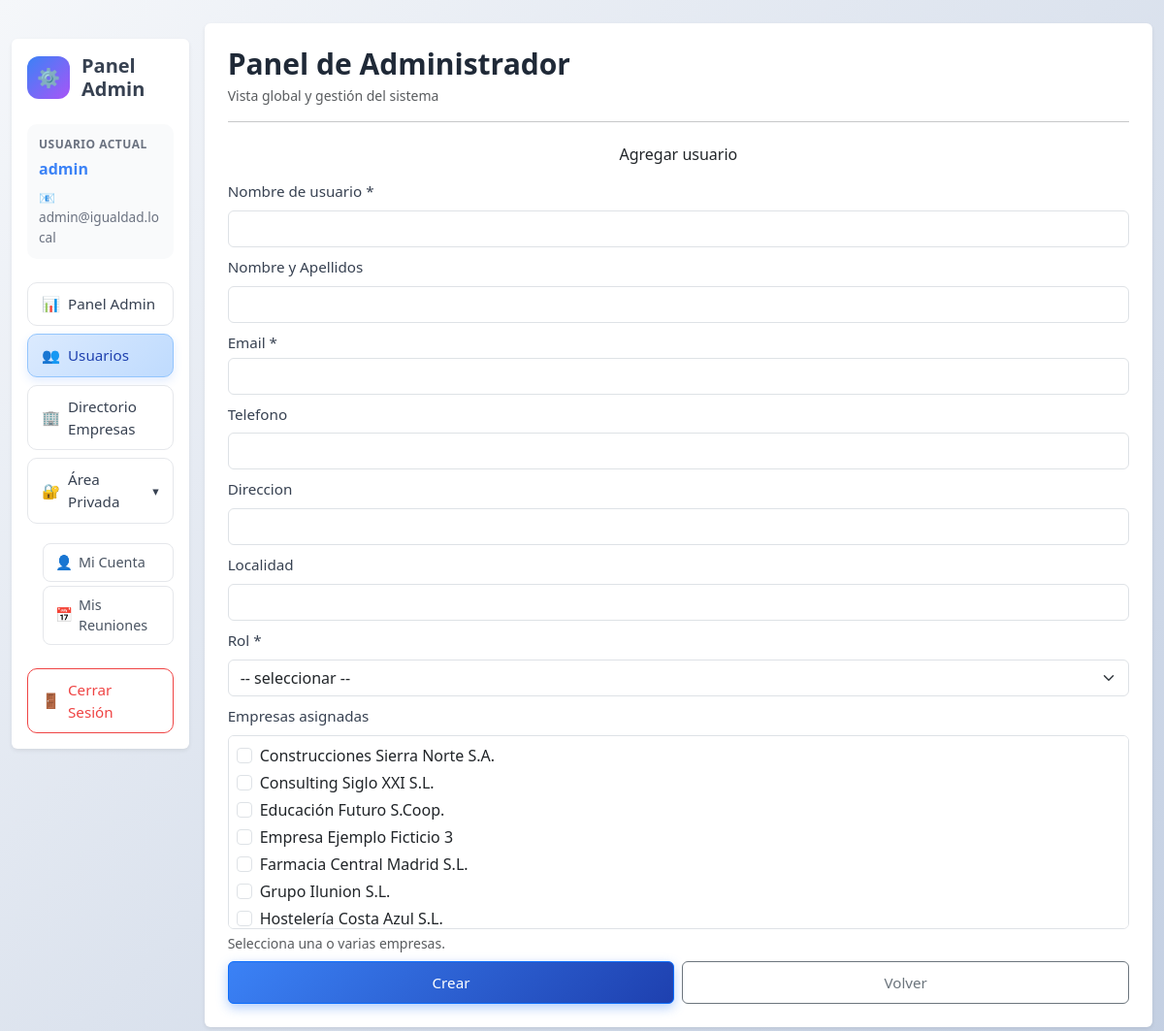
Page /Igualdad/model/admin.php?view=add (signed in) on the committed database.
### tables this page shows
CREATE TABLE `usuario`(
 `id_usuario`INT PRIMARY KEY AUTO_INCREMENT NOT NULL,
 `nombre_usuario`VARCHAR(255) UNIQUE NOT NULL,
 `apellidos`VARCHAR(255) DEFAULT NULL,
 `email`VARCHAR(255) UNIQUE NOT NULL,
 `telefono`VARCHAR(20)  DEFAULT NULL,
 `firmacorreo`VARCHAR(255) DEFAULT NULL,
 `direccion`VARCHAR(255) DEFAULT NULL,
 `localidad`VARCHAR(20) DEFAULT NULL,
 `password`VARCHAR(255) NOT NULL,
 `rol_id`INT NOT NULL,
    CONSTRAINT fk_usuario_rol FOREIGN KEY (rol_id) REFERENCES rol(id) ON DELETE RESTRICT,
INDEX idx_usuario_rol (rol_id)
);

CREATE TABLE `empresa`(
`id_empresa`INT PRIMARY KEY AUTO_INCREMENT NOT NULL,
`razon_social`VARCHAR(255) UNIQUE NOT NULL,
`nif`VARCHAR(255) DEFAULT NULL,
`domicilio_social`VARCHAR(255) DEFAULT NULL,
`forma_juridica` VARCHAR(255) DEFAULT NULL,
`ano_constitucional`VARCHAR(255) DEFAULT NULL,
 
  `responsable` VARCHAR(255) DEFAULT NULL,
  `cargo` VARCHAR(150) DEFAULT NULL,
  `contacto` VARCHAR(255) DEFAULT NULL,
  `email` VARCHAR(255) DEFAULT NULL,
  `telefono` VARCHAR(20) DEFAULT NULL,
   
  `sector` VARCHAR(255) DEFAULT NULL,
  `convenio` VARCHAR(255) DEFAULT NULL,
   
  `personas_mujeres` INT DEFAULT NULL,
  `personas_hombres` INT DEFAULT NULL,
  `personas_total` INT DEFAULT NULL,
  `centros_trabajo` INT DEFAULT NULL,
 
  `recogida_informacion` VARCHAR(255) DEFAULT NULL,
  `vigencia_plan` VARCHAR(255) DEFAULT NULL,
  `id_usuario` INT DEFAULT NULL,
  CONSTRAINT `fk_usuario_empresa` FOREIGN KEY (`id_usuario`) REFERENCES `usuario`(`id_usuario`) ON DELETE CASCADE,
  INDEX `idx_cliente_usuario` (`id_usuario`),
  INDEX `idx_cliente_nif` (`nif`),
  INDEX `idx_empresa_razon_social` (`razon_social`)
);

### Igualdad/html/admin.html.php (the view, shortened to what the rows shown need)
<!doctype html>
<html lang="es">
<head>
    <link rel="stylesheet" href="../css/global.css">
    <link href="https://cdn.jsdelivr.net/npm/bootstrap@5.3.3/dist/css/bootstrap.min.css" rel="stylesheet">
    <link rel="stylesheet" href="../css/admin.css">
</head>
<body class="bg-light">
    <?php $view = $view ?? 'menu'; ?>
    <div class="container-fluid py-4">
        <div class="row g-3">
            <?php include __DIR__ . '/../php/fragments/sidebar.php'; ?>
            <main class="col-12 col-md-9 col-xl-10">
                <div class="card panel shadow-sm border-0 <?= in_array($view, ['menu', 'ver_usuarios'], true) ? 'panel-wide' : '' ?> <?= ($view === 'seguimiento_tecnicos') ? 'panel-followup' : '' ?> <?= ($view === 'reuniones') ? 'panel-reuniones' : '' ?>">
                    <div class="card-body p-4">
                        <div class="mb-4">
                            <h2 class="fw-bold mb-1">Panel de Administrador</h2>
                        </div>
                        <?php if ($view === 'menu'): ?>
                            <div class="admin-kpi-grid">
                                <div>
                                    <a class="admin-kpi-card" href="../model/empresa.php?view=ver_empresas&from=admin">
                                        <div class="admin-kpi-head">
                                            <span>Clientes</span>
                                            <span class="admin-kpi-icon">🏢</span>
                                        </div>
                                        <div class="admin-kpi-value"><?= (int)$totalClientes ?></div>
                                    </a>
                                </div>
                                <div>
                                    <a class="admin-kpi-card" href="admin.php?view=seguimiento_tecnicos">
                                        <div class="admin-kpi-head">
                                            <span>Personal Técnico</span>
                                            <span class="admin-kpi-icon">🧑‍💻</span>
                                        </div>
                                        <div class="admin-kpi-value"><?= (int)$totalTecnicos ?></div>
                                    </a>
                                </div>
                                <div>
                                    <a class="admin-kpi-card" href="../model/empresa.php?view=ver_contratos&from=admin">
                                        <div class="admin-kpi-head">
                                            <span>Servicios de Empresas</span>
                                            <span class="admin-kpi-icon">💼</span>
                                        </div>
                                        <div class="admin-kpi-value"><?= (int)$totalPlanesIgualdad ?></div>
                                    </a>
                                </div>
                                <div>
                                    <a class="admin-kpi-card" href="../model/empresa.php?view=ver_contratos&tipo_contrato=MANTENIMIENTO&from=admin">
                                        <div class="admin-kpi-head">
                                            <span>Mantenimientos</span>
                                            <span class="admin-kpi-icon">🛠️</span>
                                        </div>
                                        <div class="admin-kpi-value"><?= (int)$totalMantenimientos ?></div>
                                    </a>
                                </div>
                            </div>
                            <section class="operational-wrap">
                                <h5 class="mb-1">Resumen operativo</h5>
                                <p class="text-muted mb-3">Vista global del estado de cartera.</p>
                                <?php if (empty($adminOperationalSummary)): ?>
                                    <div class="alert alert-light border mb-0">No hay empresas con contratos para mostrar en el resumen.</div>
                                <?php else: ?>
                                    <?php foreach (($adminOperationalSummary ?? []) as $item): ?>
                                        <article class="operational-item">
                                            <div class="operational-top">
                                                <div>
                                                    <div class="operational-title"><?= h((string)($item['razon_social'] ?? '')) ?></div>
                                                    <div class="operational-meta"><?= h((string)($item['plan'] ?? '')) ?> · Personal Tecnico: <?= h((string)($item['tecnico'] ?? 'Sin tecnico asignado')) ?></div>
                                                </div>
                                                <span class="operational-state"><?= h((string)($item['estado'] ?? 'Pendiente')) ?></span>
                                            </div>
                                            <div class="operational-progress">
                                                <div class="operational-progress-bar" style="width: <?= (int)($item['progreso'] ?? 0) ?>%;"></div>
                                            </div>
                                        </article>
                                    <?php endforeach; ?>
                                <?php endif; ?>
                            </section>
                        <?php elseif ($view === 'add'): ?>
                            <form method="post" action="../controller/admin_controller.php" class="vstack gap-2" enctype="multipart/form-data">
                                <div>
                                    <div class="border rounded p-2" style="max-height: 200px; overflow-y: auto; background-color: #fff;">
                                        <?php if (empty($empresas)): ?>
                                            <div class="text-muted small">No hay empresas disponibles.</div>
                                        <?php else: ?>
                                            <?php foreach (($empresas ?? []) as $e): ?>
                                                <?php
                                                $isChecked = in_array((int)$e['id_empresa'], array_map('intval', $addOld['empresas'] ?? []), true);
                                                ?>
                                                <div class="form-check mb-1">
                                                    <input
                                                        class="form-check-input"
                                                        type="checkbox"
                                                        id="empresa_add_<?= (int)$e['id_empresa'] ?>"
                                                        name="empresas[]"
                                                        value="<?= (int)$e['id_empresa'] ?>"
                                                        <?= $isChecked ? 'checked' : '' ?>>
                                                    <label class="form-check-label" for="empresa_add_<?= (int)$e['id_empresa'] ?>">
                                                        <?= h($e['razon_social']) ?>
                                                    </label>
                                                </div>
                                            <?php endforeach; ?>
                                        <?php endif; ?>
                                    </div>
                                </div>
                            </form>
                                    <?php elseif ($view === 'privada'): ?>
                                        <div class="alert alert-light border mb-0">
                                            Selecciona una opcion de Area Privada: <strong>Mi cuenta</strong> o <strong>Mis reuniones</strong>.
                                        </div>
                <?php endif; ?>
                </div>
        </div>
        </main>
    </div>
    </div>
</body>
</html>

### Igualdad/php/fragments/sidebar.php (shortened to what the rows shown need)
<?php
$view = (string)($view ?? 'menu');
$userName = (string)($adminUsername ?? $tecnicoUsername ?? $sessionUsername ?? $_SESSION['user']['nombre_usuario'] ?? 'Usuario');
$userEmail = (string)($adminEmail ?? $tecnicoEmail ?? $sessionEmail ?? $_SESSION['user']['email'] ?? '');
?>
<aside class="col-12 col-md-3 col-xl-2">
    <div class="card shadow-sm border-0 sidebar">
        <div class="card-body p-3">
            <div class="sidebar-user-info mb-4">
                <div class="info-label">USUARIO ACTUAL</div>
                <div class="info-value mb-2"><?= h($userName) ?></div>
                <?php if ($userEmail !== ''): ?>
                    <div class="info-email">
                        <span class="me-1">📧</span> <?= h($userEmail) ?>
                    </div>
                <?php endif; ?>
            </div>
        </div>
    </div>
</aside>

### rows in the picture
usuario: email "admin@igualdad.local"
empresa: razon_social "Construcciones Sierra Norte S.A."
empresa: razon_social "Consulting Siglo XXI S.L."
empresa: razon_social "Educación Futuro S.Coop."
empresa: razon_social "Empresa Ejemplo Ficticio 3"
empresa: razon_social "Farmacia Central Madrid S.L."
empresa: razon_social "Grupo Ilunion S.L."
empresa: razon_social "Hostelería Costa Azul S.L."

### other values in the picture
$sidebarAvatar "⚙️"
$sidebarRoleLabel "Panel Admin"
$userName "admin"
